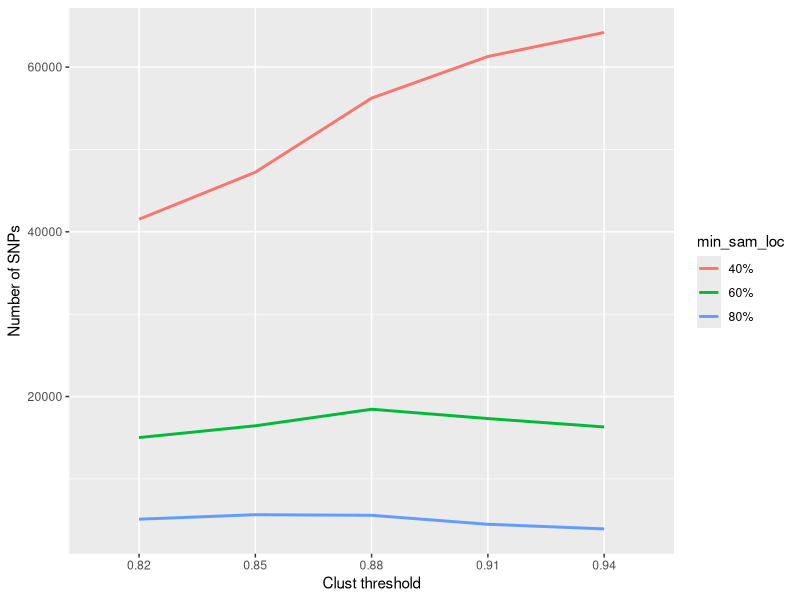
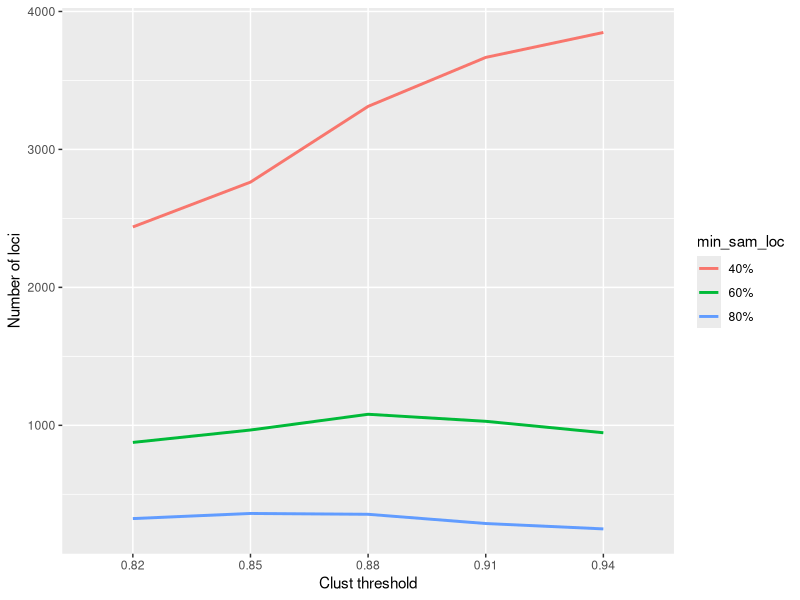
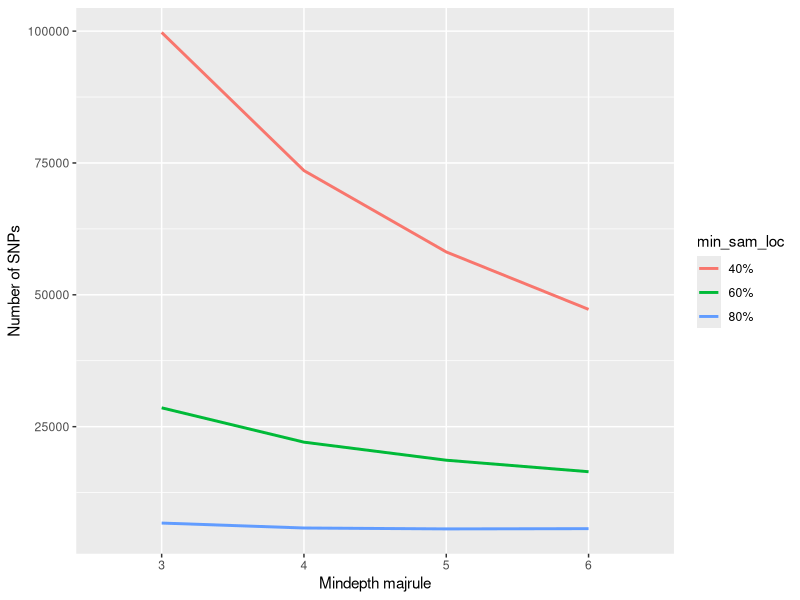
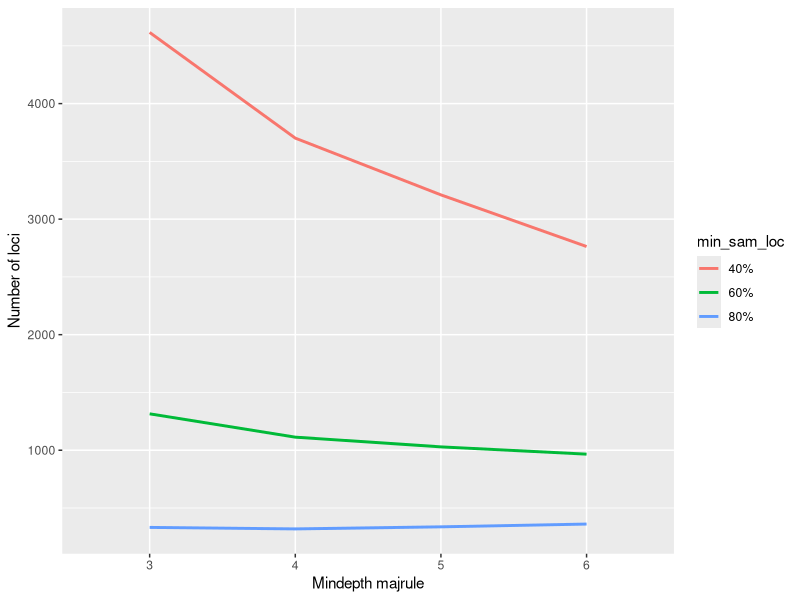
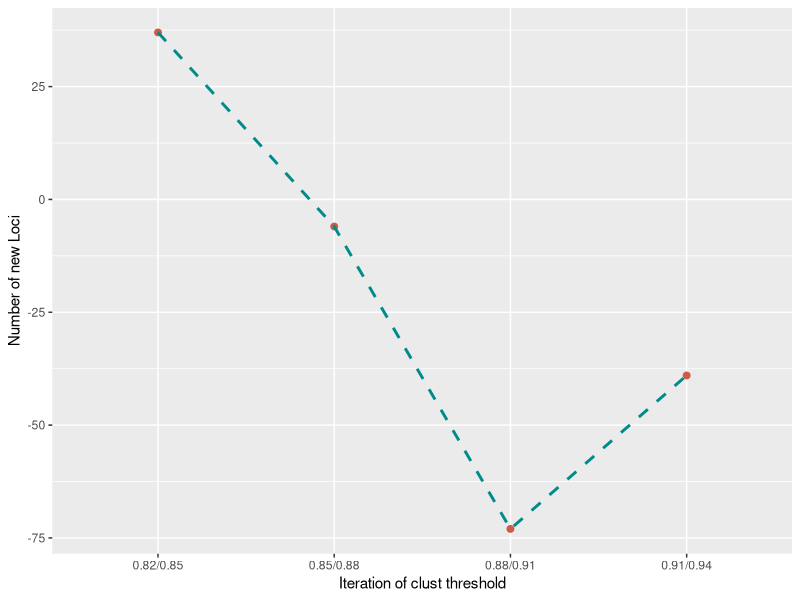

Here is the R script that generated these plots, in order:
# Load the datataset
clust_threshold <- read.csv("../data/ipyrad_param_stats.csv")


library(ggplot2)
library(dplyr)


# Convert clust_threshold Values in factor
clust_threshold$Value <- as.factor(clust_threshold$Value)

# Convert min_sam_loc values in factor
clust_threshold$min_sam_loc <- as.factor(clust_threshold$min_sam_loc)

# Filter only the clust_threshold values
clust_threshold_2 <- clust_threshold %>%
  filter(Param == "clust_threshold") %>%
  group_by(min_sam_loc)

# Show the structure of dataset
str(clust_threshold_2)

# Generate the plot of SNPs obteined of clust_threshold's parameters 
ggplot(clust_threshold_2, aes(x=Value, y=SNP)) +
  geom_line(aes(group=min_sam_loc, color=min_sam_loc), size=1) +
  labs(y = "Number of SNPs", x = "Clust threshold") +
  scale_color_discrete(breaks=c("40", "60", "80"),
                      labels=c("40%", "60%", "80%"))
  

# Generate the plot of Loci obteined of clust_threshold's parameters
ggplot(clust_threshold_2, aes(x=Value, y=Loci)) +
  geom_line(aes(group=min_sam_loc, color=min_sam_loc), size=1) +
  labs(y = "Number of loci", x = "Clust threshold") +
  scale_color_discrete(breaks=c("40", "60", "80"),
                       labels=c("40%", "60%", "80%"))

# Filter only the mindepth values
min_depth <- clust_threshold %>%
  filter(Param == "mindepth") %>%
  group_by(min_sam_loc)

# Generate the plot of SNP's obteined of mindepth's parameters
ggplot(min_depth, aes(x=Value, y=SNP)) +
  geom_line(aes(group=min_sam_loc, color=min_sam_loc), size=1) +
  labs(y = "Number of SNPs", x = "Mindepth majrule") +
  scale_color_discrete(breaks=c("40", "60", "80"),
                       labels=c("40%", "60%", "80%"))

# Generate the plot of Loci obteined of mindepth's parameters
ggplot(min_depth, aes(x=Value, y=Loci)) +
  geom_line(aes(group=min_sam_loc, color=min_sam_loc), size=1) +
  labs(y = "Number of loci", x = "Mindepth majrule") +
  scale_color_discrete(breaks=c("40", "60", "80"),
                       labels=c("40%", "60%", "80%"))


# Create the dataframe with the iteraction of 80% clust_threshold values 

clust_threshold <- c("0.82/0.85", "0.85/0.88", "0.88/0.91", "0.91/0.94")
Value <-c(37, -6, -73, -39)

clust_threshold_3 <- data.frame(clust_threshold, Value)

# Generate the plot of the iteraction of 80% clust_threshold values
ggplot(clust_threshold_3, aes(x=clust_threshold, y=Value, group = 1)) +
  geom_point(size = 2, color = "coral3") + geom_line(size = 1, color = "cyan4", linetype = "dashed") + 
  labs(y = "Number of new Loci", x = "Iteration of clust threshold") 



